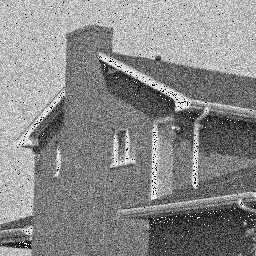
#> input picture code/house.png, 256 x 256 px
$ python tv2d_admm_yang.py
#> lines starting #> are read from the running program, lines starting #| are printed output that depends on the picture
### code/tv1d_admm.py
import matplotlib.pyplot as plt
import numpy as np

from scipy.sparse import spdiags

INF = 9999999999


def get_difference_matrix(n):
    data = np.ones((2, n))
    data[1, :] = data[1, :] * -1
    diags = np.array([0, 1])
    return spdiags(data, diags, n, n).toarray()


def shrink(x, r):
    return np.sign(x) * np.maximum(np.abs(x) - r, 0)


def admm_tv_1d(y, lmbda, rho, max_itr=20, tol=1e-4, gamma=1, logging=True):
    # initialize
    length = len(y)
    x = y
    z = np.zeros(length)
    mu = np.zeros(length)

    residual = INF

    I = np.identity(length)

    # difference matrix
    F = get_difference_matrix(length)
    Ft = np.transpose(F)
    FtF = Ft @ F

    eigFtF = abs(np.fft.fft([1, -1], length)) ** 2

    # main loop
    if logging:
        print('ADMM --- 1D TV Denoising')
        print('itr \t ||x-xold|| \t ||z-vold|| \t ||mu-uold||')

    itr = 1
    while residual > tol and itr < max_itr:
        # store x, z, mu from previous iteration for residual calculation
        x_old = x
        z_old = z
        mu_old = mu

        # inversion step
        rhs = y + rho * Ft @ (z - mu / rho)
        lhs = I + rho * FtF
        x = np.linalg.inv(lhs) @ (rhs)
        # x = np.fft.ifft(np.fft.fft(y + rho * Ft @ (z - mu / rho)) / (I + rho * eigFtF)).real

        # print(np.mean(np.abs(x2 - x)))

        # denoising step
        z = shrink(F @ x + mu / rho, lmbda / rho)

        # update langrangian multiplier
        mu = mu + F @ x - z

        # update rho
        rho = rho * gamma

        residualx = np.sqrt(np.sum((x - x_old) ** 2)) / length
        residualz = np.sqrt(np.sum((z - z_old) ** 2)) / length
        residualmu = np.sqrt(np.sum((mu - mu_old) ** 2)) / length

        residual = residualx + residualz + residualmu

        itr = itr + 1

        if logging:
            print('%3g \t %3.5e \t %3.5e \t %3.5e' % (itr, residualx, residualz, residualmu))

    return x


# [19 lines that do not run on import are left out]

### code/tv2d_admm_yang.py
import matplotlib.pyplot as plt
import numpy as np
from tv1d_admm import admm_tv_1d

INF = 9999999999


def shrink(x, r):
    return np.sign(x) * np.maximum(np.abs(x) - r, 0)


def admm_tv_2d(y, lmbda, rho=1.0, max_itr=20, tol=1e-4, gamma=1.0, logging=False):
    # initialize
    row, col = y.shape
    N = row, col

    x = y
    z1 = y
    z2 = y
    u1 = np.zeros_like(y)
    u2 = np.zeros_like(y)

    residual = INF

    # main loop
    if logging:
        print('ADMM --- 2D TV Denoising')
        print('itr \t ||x-xold|| \t ||z-vold|| \t ||mu-uold||')

    itr = 1
    while residual > tol and itr < max_itr:
        # store x, v, u from previous iteration for psnr residual calculation
        # x_old = x
        # v_old = v
        # u_old = u

        # inversion step
        x = (y + (u1 + rho * z1) + (u2 + rho * z2)) / (1 + 2 * rho)

        # denoising step
        for i in range(row):
            t1 = -1.0 / rho * u1[i, :] + x[i, :]
            z1[i, :] = admm_tv_1d(t1, lmbda=5, rho=1, max_itr=1, logging=False)
        for i in range(col):
            t2 = -1.0 / rho * u2[:, i] + x[:, i]
            z2[:, i] = admm_tv_1d(t2, lmbda=5, rho=1, max_itr=1, logging=False)

        # update langrangian multiplier
        u1 = u1 + rho * (z1 - x)
        u2 = u2 + rho * (z2 - x)

        # update rho
        rho = rho * gamma

        # [5 lines of commented-out code are left out]

        itr = itr + 1

        # if logging:
        #     print('%3g \t %3.5e \t %3.5e \t %3.5e' % (itr, residualx, residualz, residualmu))

    return x


if __name__ == '__main__':
    img = plt.imread('house.png')
#> img is the input picture: shape (256, 256) float32; min 0, max 1, mean 0.536
    g = img * 255
    plt.subplot(1, 2, 1)
    plt.imshow(g, cmap='gray')

    out = admm_tv_2d(g, lmbda=5, rho=10, max_itr=20)
#> after the loop in admm_tv_2d, `while residual > tol and itr < max_itr:`: itr = 20; rho = 10

    plt.subplot(1, 2, 2)
    plt.imshow(out, cmap='gray')
    plt.show()
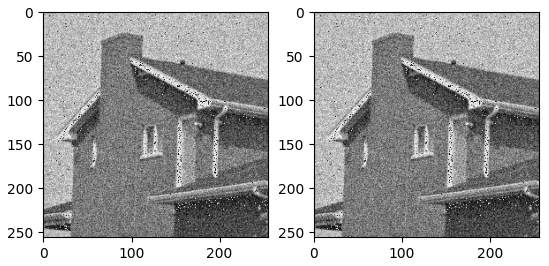
#> figure drawn by matplotlib, 2 panels
